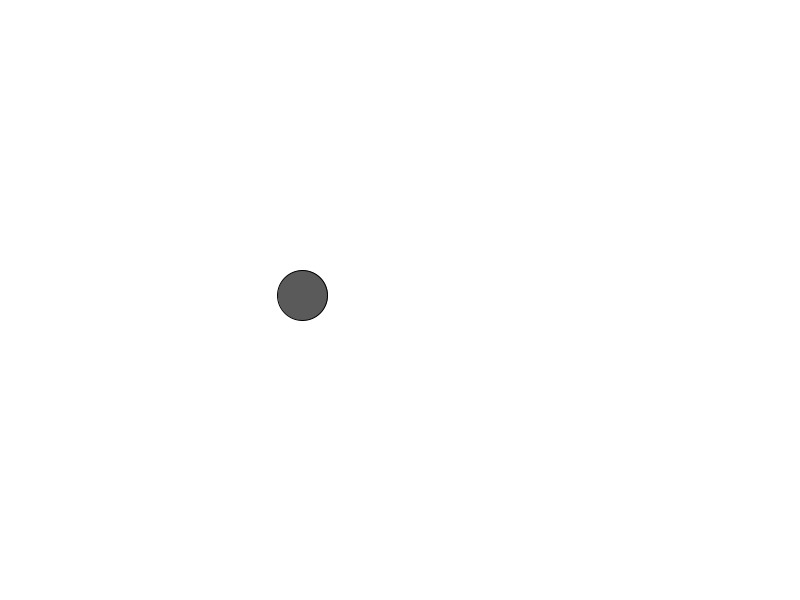
Frame 1 (no input)
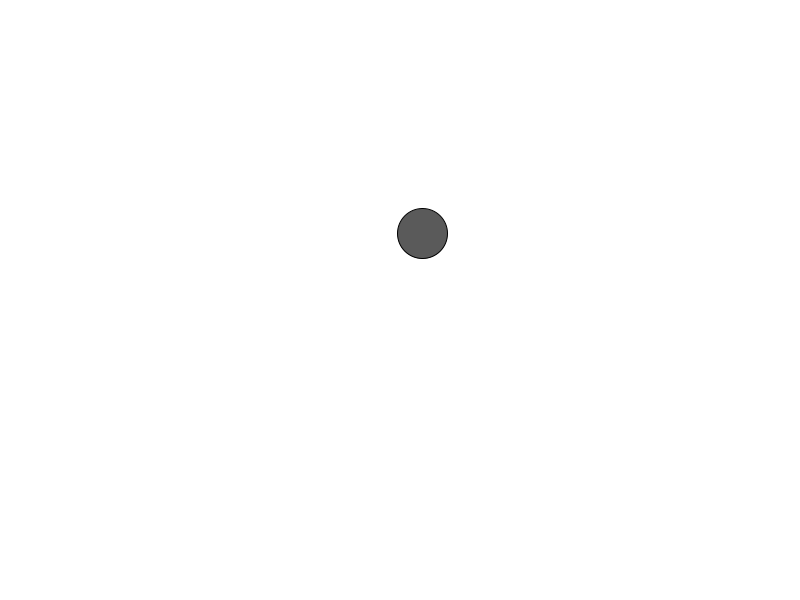
Frame 60 (the mouse pressed at the canvas centre just before this capture)
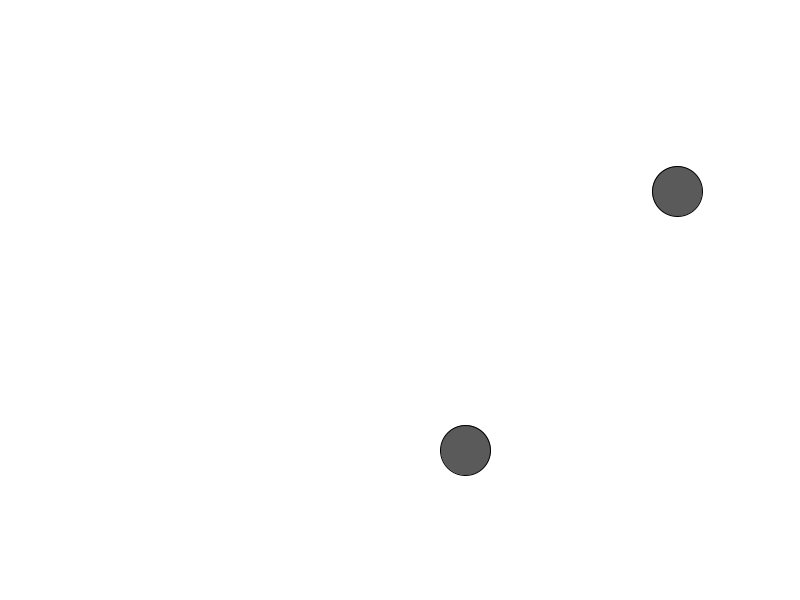
Frame 120 (the mouse held since frame 60 and released just before this capture)

The Processing sketch that drew these frames (run headless with seeded random() and noise(); from frame 60 on, the mouse is pressed at the canvas centre):

// Processing sketch: w11b_ballsWithFriction
// ── w11b_ballsWithFriction.pde
// bryan ma for code 2 sp 19

ArrayList<Ball> balls = new ArrayList<Ball>();
PVector gravity = new PVector(0, 0.1);

void setup() {
  size(800, 600);
  balls.add(new Ball(300, 300));
}

void draw() {
  background(255);

  for (Ball b : balls) {
    PVector friction = b.vel.copy();
    friction.mult(-1);
    friction.normalize();
    friction.mult(0.04);
    b.applyForce(friction);
    b.applyForce(gravity);
    b.update();
    b.display();
  }
}

void mousePressed() {
  balls.add(new Ball(mouseX, mouseY));
}

// ── Ball.pde
class Ball {
  PVector pos;
  PVector vel;
  PVector acc;

  float size = 50;

  Ball(float x, float y) {
    pos = new PVector(x, y);
    vel = new PVector(random(-10, 10), random(-10, 10));
    acc = new PVector(0, 0);
  }

  void update() {
    vel.add(acc);
    pos.add(vel);

    acc.mult(0);

    if (pos.x < size/2) {
      pos.x = size/2;
      vel.x *= -1;
    } else if (pos.x > width - size/2) {
      pos.x = width - size/2;
      vel.x *= -1;
    }

    if (pos.y > height - size/2) {
      pos.y = height - size/2;
      vel.y *= -1;
    }
  }

  void display() {
    fill(80, 240);
    ellipse(pos.x, pos.y, size, size);
  }

  void applyForce(PVector force) {
    acc.add(force);
  }
}
